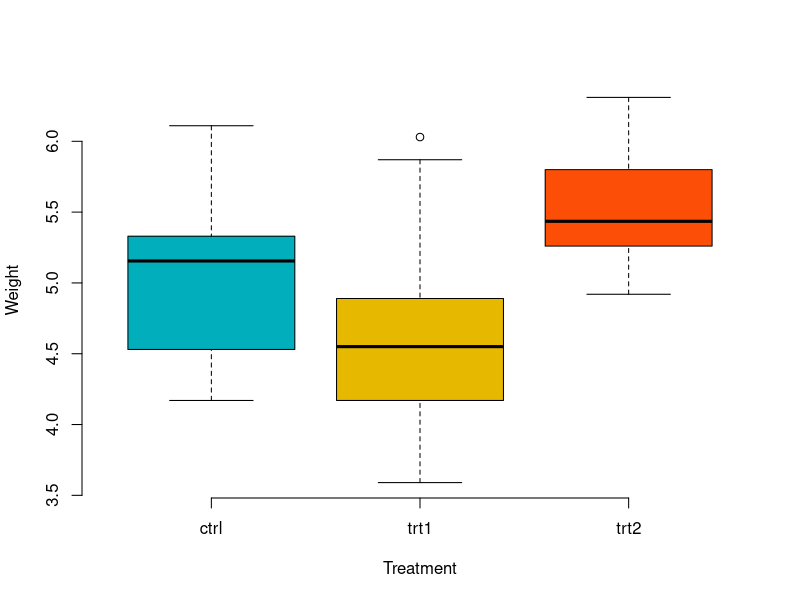
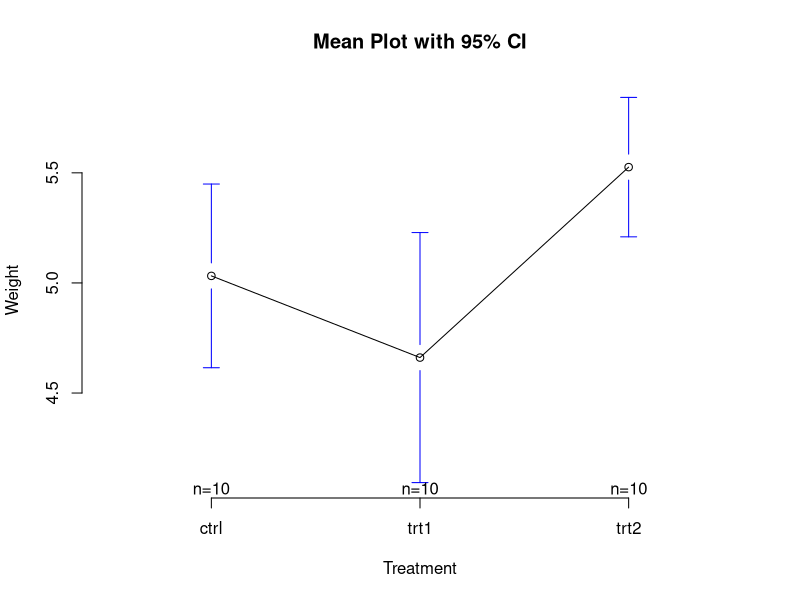
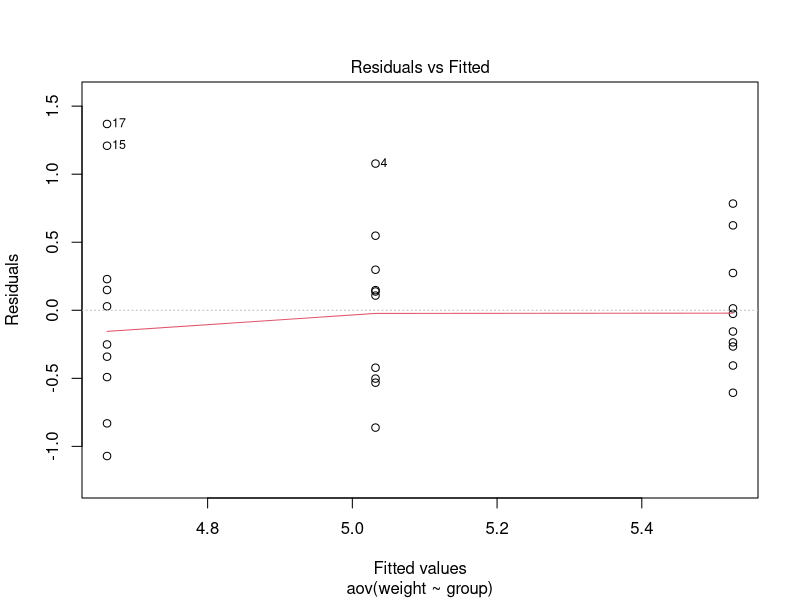
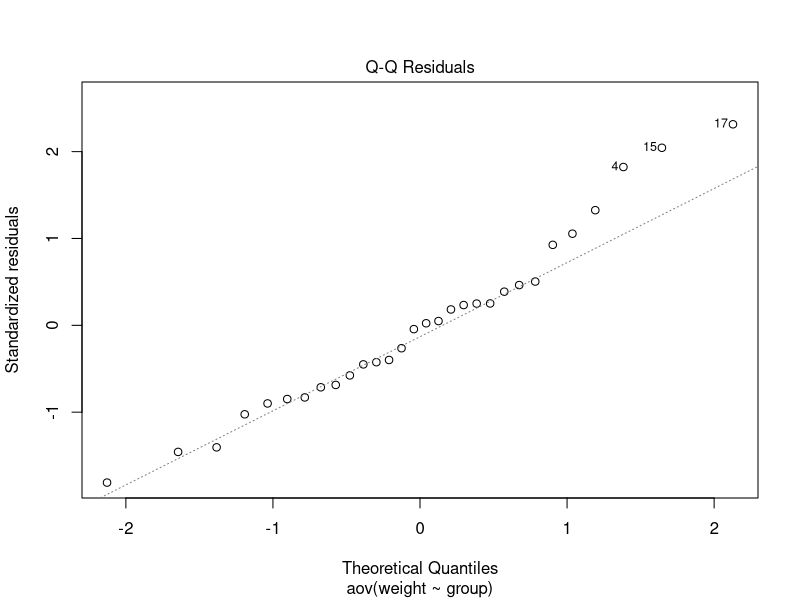

Recreate these plots in R, in order.
install.packages("vctrs")
install.packages("rlang")
install.packages("gplots")
install.packages("multcomp")

library(dplyr)
library(vctrs)
library(magrittr)


my_data <- PlantGrowth

# Show a random sample
set.seed(1234)
dplyr::sample_n(my_data, 10)

# Show the levels
levels(my_data$group)

my_data$group <- ordered(my_data$group,
                         levels = c("ctrl", "trt1", "trt2"))


group_by(my_data, group) %>%
  summarise(
    count = n(),
    mean = mean(weight, na.rm = TRUE),
    sd = sd(weight, na.rm = TRUE)
  )


# Box plot
boxplot(weight ~ group, data = my_data,
        xlab = "Treatment", ylab = "Weight",
        frame = FALSE, col = c("#00AFBB", "#E7B800", "#FC4E07"))
# plotmeans
library("gplots")
plotmeans(weight ~ group, data = my_data, frame = FALSE,
          xlab = "Treatment", ylab = "Weight",
          main="Mean Plot with 95% CI") 


#Compute one-way ANOVA test
# Compute the analysis of variance
res.aov <- aov(weight ~ group, data = my_data)
# Summary of the analysis
summary(res.aov)


# Tukey multiple pairwise-comparisons
TukeyHSD(res.aov)

# Multiple comparisons using multcomp package
library(multcomp)
summary(glht(res.aov, linfct = mcp(group = "Tukey")))

#Pairewise t-test (pairwise comparisons between group levels)
pairwise.t.test(my_data$weight, my_data$group,
                p.adjust.method = "BH")

#Check ANOVA assumptions: test validity?
#The residuals versus fits plot can be used to check the homogeneity of variances.

# 1. Homogeneity of variances
plot(res.aov, 1)

#Use Bartlett’s test or Levene’s test to check the homogeneity of variances.
library(car)
leveneTest(weight ~ group, data = my_data)

#Relaxing the homogeneity of variance assumption

## ANOVA test with no assumption of equal variances
oneway.test(weight ~ group, data = my_data)
## Pairwise t-tests with no assumption of equal variances
pairwise.t.test(my_data$weight, my_data$group,
                p.adjust.method = "BH", pool.sd = FALSE)

#Check the normality assumption
# 2. Normality 
# As shown in the following plot,all the points fall approximately along this reference line,
# we can assume normality.
plot(res.aov, 2)

# Extract the residuals
aov_residuals <- residuals(object = res.aov )
# Run Shapiro-Wilk test
shapiro.test(x = aov_residuals )

#Non-parametric alternative to one-way ANOVA test
kruskal.test(weight ~ group, data = my_data)
